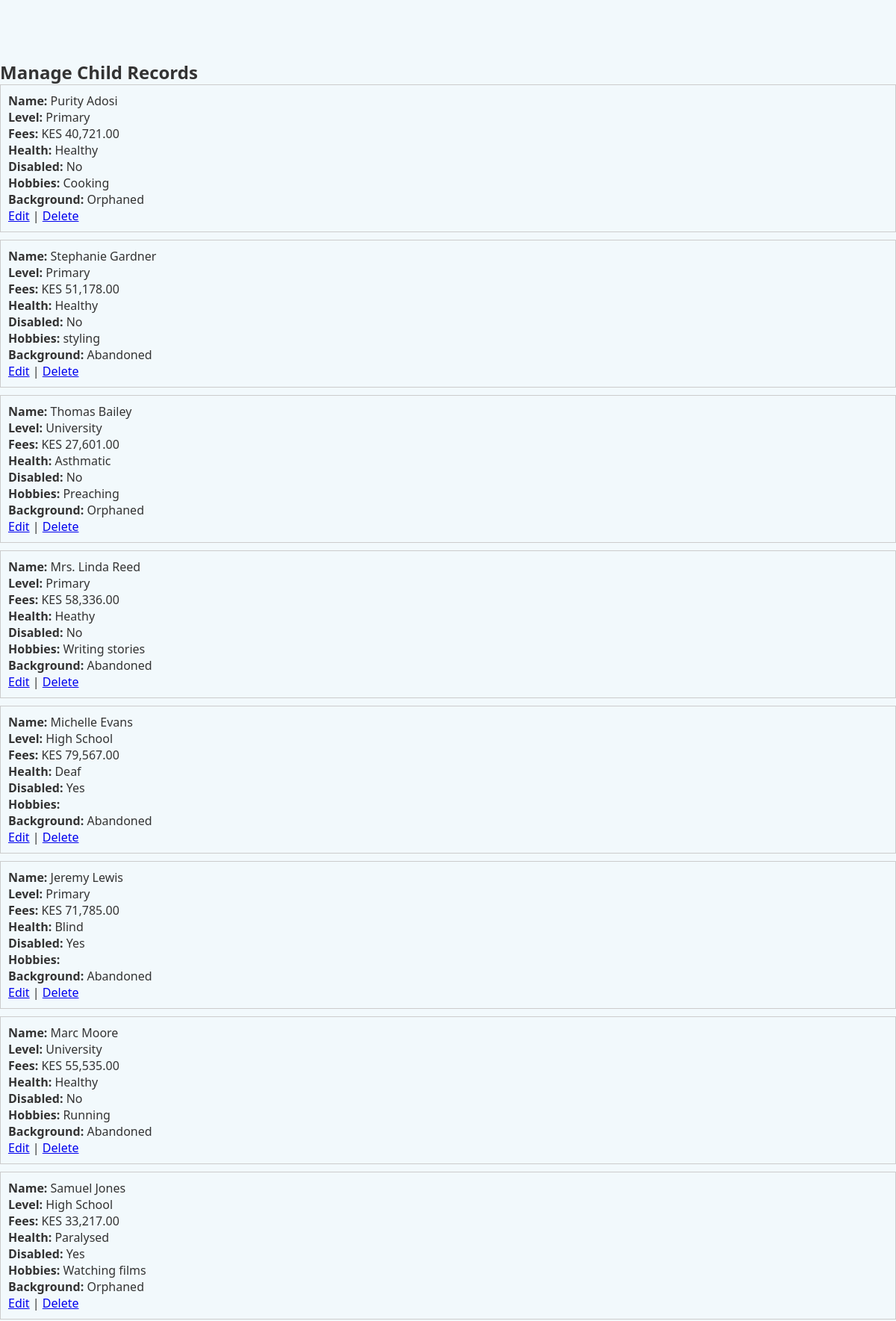
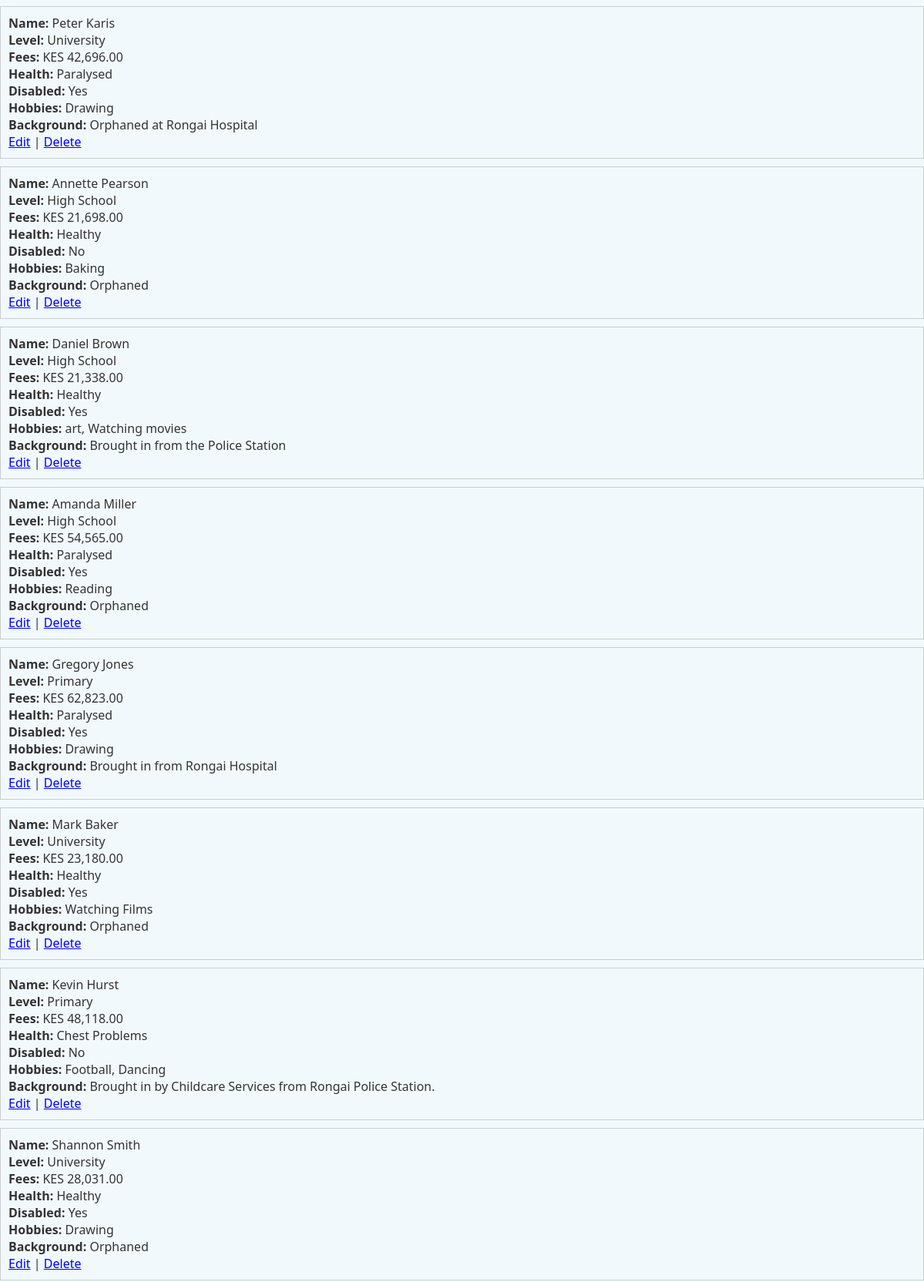
The app's page /manage_children.php (signed in, upper part) with its own data (2 pictures, top to bottom).
### tables this page shows
CREATE TABLE `children` (
  `childID` int(11) NOT NULL,
  `fullName` varchar(100) NOT NULL,
  `level_of_learning` enum('Primary','High School','University') NOT NULL,
  `academic_progress` text DEFAULT NULL,
  `annual_fees` decimal(10,2) NOT NULL,
  `health_status` text DEFAULT NULL,
  `is_disabled` tinyint(1) DEFAULT 0,
  `hobbies` text DEFAULT NULL,
  `background` text DEFAULT NULL,
  `created_at` timestamp NOT NULL DEFAULT current_timestamp(),
  `birthdate` date DEFAULT NULL,
  `image_path` varchar(255) DEFAULT NULL,
  `document_path` varchar(255) DEFAULT NULL,
  `is_funded` tinyint(1) DEFAULT 0
);

### manage_children.php (the view, shortened to what this page needs)
<?php
require 'db_connect.php';
?>
<!DOCTYPE html>
<html>
<head>
    <link rel="stylesheet" href="style.css">
</head>
<body>
    <h2>Manage Child Records</h2>
    <?php
    $result = $conn->query("SELECT * FROM Children ORDER BY created_at DESC");
    if ($result->num_rows > 0) {
        while ($child = $result->fetch_assoc()) {
            echo "<div style='border:1px solid #ccc; padding:10px; margin-bottom:10px'>";
            echo "<strong>Name:</strong> " . htmlspecialchars($child['fullName']) . "<br>";
            echo "<strong>Level:</strong> " . htmlspecialchars($child['level_of_learning']) . "<br>";
            echo "<strong>Fees:</strong> KES " . number_format($child['annual_fees'], 2) . "<br>";
            echo "<strong>Health:</strong> " . htmlspecialchars($child['health_status']) . "<br>";
            echo "<strong>Disabled:</strong> " . ($child['is_disabled'] ? "Yes" : "No") . "<br>";
            echo "<strong>Hobbies:</strong> " . htmlspecialchars($child['hobbies']) . "<br>";
            echo "<strong>Background:</strong> " . htmlspecialchars($child['background']) . "<br>";
            echo "<a href='edit_child.php?id={$child['childID']}'>Edit</a> |
                  <a href='delete_child.php?id={$child['childID']}' onclick=\"return confirm('Are you sure?');\">Delete</a>";
            echo "</div>";
        }
    } else {
        echo "No child records found.";
    }
    ?>
</body>
</html>

### style.css (style rules this page uses)
* { margin: 0; padding: 0; box-sizing: border-box; }
html, body { height: 100%; font-family: 'Segoe UI', Tahoma, Geneva, Verdana, sans-serif; background-color: #f2f9fc; color: #333; }
body { padding-top: 80px; padding-bottom: 60px; }

### records on screen
children: fullName "Purity Adosi", level_of_learning "Primary", annual_fees "40,721.00", health_status "Healthy", is_disabled "No", hobbies "Cooking", background "Orphaned"
children: fullName "Stephanie Gardner", level_of_learning "Primary", annual_fees "51,178.00", health_status "Healthy", is_disabled "No", hobbies "styling", background "Abandoned"
children: fullName "Thomas Bailey", level_of_learning "University", annual_fees "27,601.00", health_status "Asthmatic", is_disabled "No", hobbies "Preaching", background "Orphaned"
children: fullName "Mrs. Linda Reed", level_of_learning "Primary", annual_fees "58,336.00", health_status "Heathy", is_disabled "No", hobbies "Writing stories", background "Abandoned"
children: fullName "Michelle Evans", level_of_learning "High School", annual_fees "79,567.00", health_status "Deaf", is_disabled "Yes", background "Abandoned"
children: fullName "Jeremy Lewis", level_of_learning "Primary", annual_fees "71,785.00", health_status "Blind", is_disabled "Yes", background "Abandoned"
children: fullName "Marc Moore", level_of_learning "University", annual_fees "55,535.00", health_status "Healthy", is_disabled "No", hobbies "Running", background "Abandoned"
children: fullName "Samuel Jones", level_of_learning "High School", annual_fees "33,217.00", health_status "Paralysed", is_disabled "Yes", hobbies "Watching films", background "Orphaned"
children: fullName "Peter Karis", level_of_learning "University", annual_fees "42,696.00", health_status "Paralysed", is_disabled "Yes", hobbies "Drawing", background "Orphaned at Rongai Hospital"
children: fullName "Annette Pearson", level_of_learning "High School", annual_fees "21,698.00", health_status "Healthy", is_disabled "No", hobbies "Baking", background "Orphaned"
children: fullName "Daniel Brown", level_of_learning "High School", annual_fees "21,338.00", health_status "Healthy", is_disabled "Yes", hobbies "art, Watching movies", background "Brought in from the Police Station"
children: fullName "Amanda Miller", level_of_learning "High School", annual_fees "54,565.00", health_status "Paralysed", is_disabled "Yes", hobbies "Reading", background "Orphaned"
children: fullName "Gregory Jones", level_of_learning "Primary", annual_fees "62,823.00", health_status "Paralysed", is_disabled "Yes", hobbies "Drawing", background "Brought in from Rongai Hospital"
children: fullName "Mark Baker", level_of_learning "University", annual_fees "23,180.00", health_status "Healthy", is_disabled "Yes", hobbies "Watching Films", background "Orphaned"
children: fullName "Kevin Hurst", level_of_learning "Primary", annual_fees "48,118.00", health_status "Chest Problems", is_disabled "No", hobbies "Football, Dancing", background "Brought in by Childcare Services from Rongai Police Station."
children: fullName "Shannon Smith", level_of_learning "University", annual_fees "28,031.00", health_status "Healthy", is_disabled "Yes", hobbies "Drawing", background "Orphaned"
